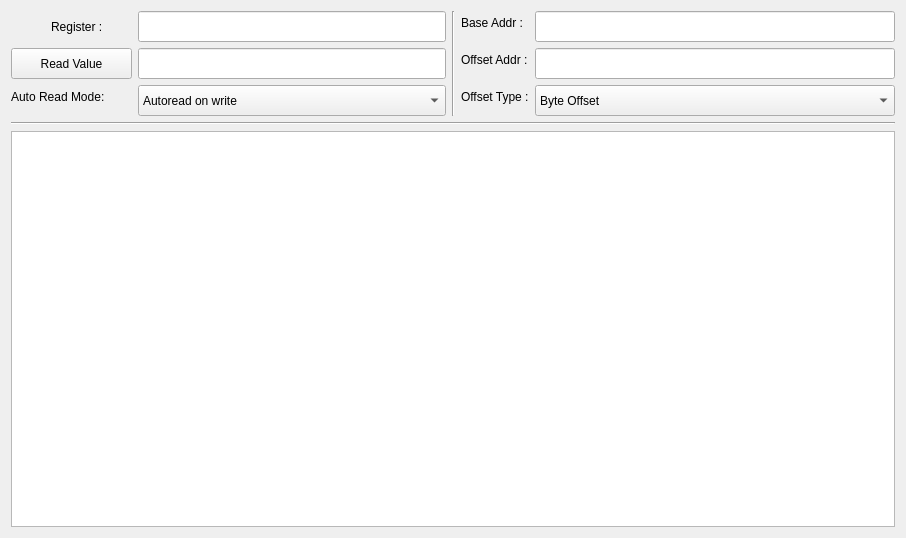
<?xml version="1.0" encoding="UTF-8"?>
<ui version="4.0">
 <class>register_tab</class>
 <widget class="QWidget" name="register_tab">
  <property name="geometry">
   <rect>
    <x>0</x>
    <y>0</y>
    <width>906</width>
    <height>538</height>
   </rect>
  </property>
  <property name="minimumSize">
   <size>
    <width>0</width>
    <height>0</height>
   </size>
  </property>
  <property name="maximumSize">
   <size>
    <width>16777215</width>
    <height>16777215</height>
   </size>
  </property>
  <property name="windowTitle">
   <string>Register</string>
  </property>
  <layout class="QVBoxLayout" name="verticalLayout">
   <item>
    <layout class="QHBoxLayout" name="horizontalLayout_6">
     <item>
      <layout class="QFormLayout" name="formLayout">
       <property name="fieldGrowthPolicy">
        <enum>QFormLayout::AllNonFixedFieldsGrow</enum>
       </property>
       <item row="0" column="0">
        <layout class="QHBoxLayout" name="horizontalLayout_5">
         <item>
          <spacer name="horizontalSpacer">
           <property name="orientation">
            <enum>Qt::Horizontal</enum>
           </property>
           <property name="sizeHint" stdset="0">
            <size>
             <width>40</width>
             <height>20</height>
            </size>
           </property>
          </spacer>
         </item>
         <item>
          <widget class="QLabel" name="label">
           <property name="text">
            <string>Register :</string>
           </property>
          </widget>
         </item>
        </layout>
       </item>
       <item row="0" column="1">
        <widget class="QLineEdit" name="register_name_disp">
         <property name="minimumSize">
          <size>
           <width>181</width>
           <height>31</height>
          </size>
         </property>
         <property name="alignment">
          <set>Qt::AlignCenter</set>
         </property>
         <property name="readOnly">
          <bool>true</bool>
         </property>
        </widget>
       </item>
       <item row="1" column="0">
        <widget class="QPushButton" name="register_update_button">
         <property name="minimumSize">
          <size>
           <width>121</width>
           <height>31</height>
          </size>
         </property>
         <property name="text">
          <string>Read Value</string>
         </property>
        </widget>
       </item>
       <item row="1" column="1">
        <widget class="QLineEdit" name="register_value_edit">
         <property name="minimumSize">
          <size>
           <width>181</width>
           <height>31</height>
          </size>
         </property>
         <property name="alignment">
          <set>Qt::AlignCenter</set>
         </property>
         <property name="readOnly">
          <bool>false</bool>
         </property>
        </widget>
       </item>
       <item row="2" column="0">
        <layout class="QHBoxLayout" name="horizontalLayout">
         <item>
          <widget class="QLabel" name="label_5">
           <property name="text">
            <string>Auto Read Mode:</string>
           </property>
          </widget>
         </item>
        </layout>
       </item>
       <item row="2" column="1">
        <widget class="QComboBox" name="auto_read_mode">
         <property name="minimumSize">
          <size>
           <width>161</width>
           <height>31</height>
          </size>
         </property>
         <item>
          <property name="text">
           <string>Autoread on write</string>
          </property>
         </item>
         <item>
          <property name="text">
           <string>Read only on demand</string>
          </property>
         </item>
        </widget>
       </item>
      </layout>
     </item>
     <item>
      <widget class="Line" name="line">
       <property name="orientation">
        <enum>Qt::Vertical</enum>
       </property>
      </widget>
     </item>
     <item>
      <layout class="QFormLayout" name="formLayout_2">
       <item row="0" column="0">
        <layout class="QHBoxLayout" name="horizontalLayout_2">
         <item>
          <widget class="QLabel" name="label_2">
           <property name="text">
            <string>Base Addr :</string>
           </property>
          </widget>
         </item>
        </layout>
       </item>
       <item row="0" column="1">
        <widget class="QLineEdit" name="base_addr_edit">
         <property name="minimumSize">
          <size>
           <width>161</width>
           <height>31</height>
          </size>
         </property>
         <property name="alignment">
          <set>Qt::AlignCenter</set>
         </property>
        </widget>
       </item>
       <item row="1" column="0">
        <layout class="QHBoxLayout" name="horizontalLayout_3">
         <item>
          <widget class="QLabel" name="label_3">
           <property name="text">
            <string>Offset Addr :</string>
           </property>
          </widget>
         </item>
        </layout>
       </item>
       <item row="2" column="0">
        <layout class="QHBoxLayout" name="horizontalLayout_4">
         <item>
          <widget class="QLabel" name="label_4">
           <property name="text">
            <string>Offset Type :</string>
           </property>
          </widget>
         </item>
        </layout>
       </item>
       <item row="2" column="1">
        <widget class="QComboBox" name="addr_offset_type">
         <property name="minimumSize">
          <size>
           <width>161</width>
           <height>31</height>
          </size>
         </property>
         <item>
          <property name="text">
           <string>Byte Offset</string>
          </property>
         </item>
         <item>
          <property name="text">
           <string>Word Offset</string>
          </property>
         </item>
        </widget>
       </item>
       <item row="1" column="1">
        <widget class="QLineEdit" name="offset_addr_edit">
         <property name="minimumSize">
          <size>
           <width>161</width>
           <height>31</height>
          </size>
         </property>
         <property name="alignment">
          <set>Qt::AlignCenter</set>
         </property>
        </widget>
       </item>
      </layout>
     </item>
    </layout>
   </item>
   <item>
    <widget class="Line" name="line_2">
     <property name="orientation">
      <enum>Qt::Horizontal</enum>
     </property>
    </widget>
   </item>
   <item>
    <widget class="QTableWidget" name="register_subfields_view"/>
   </item>
  </layout>
  <zorder>register_subfields_view</zorder>
  <zorder>label_2</zorder>
  <zorder>register_update_button</zorder>
  <zorder>horizontalSpacer_7</zorder>
  <zorder>label_4</zorder>
  <zorder>addr_offset_type</zorder>
  <zorder>register_value_edit</zorder>
  <zorder>horizontalSpacer</zorder>
  <zorder>horizontalSpacer_2</zorder>
  <zorder>horizontalSpacer_3</zorder>
  <zorder>horizontalSpacer</zorder>
  <zorder>horizontalSpacer</zorder>
  <zorder>horizontalSpacer_2</zorder>
  <zorder>horizontalSpacer_3</zorder>
  <zorder>horizontalSpacer_4</zorder>
  <zorder>line</zorder>
  <zorder>line_2</zorder>
  <zorder>register_value_edit</zorder>
  <zorder>horizontalSpacer_2</zorder>
  <zorder>auto_read_mode</zorder>
  <zorder>label_5</zorder>
  <zorder>label</zorder>
  <zorder>horizontalSpacer</zorder>
  <zorder>horizontalSpacer_2</zorder>
  <zorder>horizontalSpacer_2</zorder>
  <zorder>horizontalSpacer_3</zorder>
  <zorder>horizontalSpacer_4</zorder>
  <zorder>horizontalSpacer_5</zorder>
 </widget>
 <resources/>
 <connections/>
</ui>
